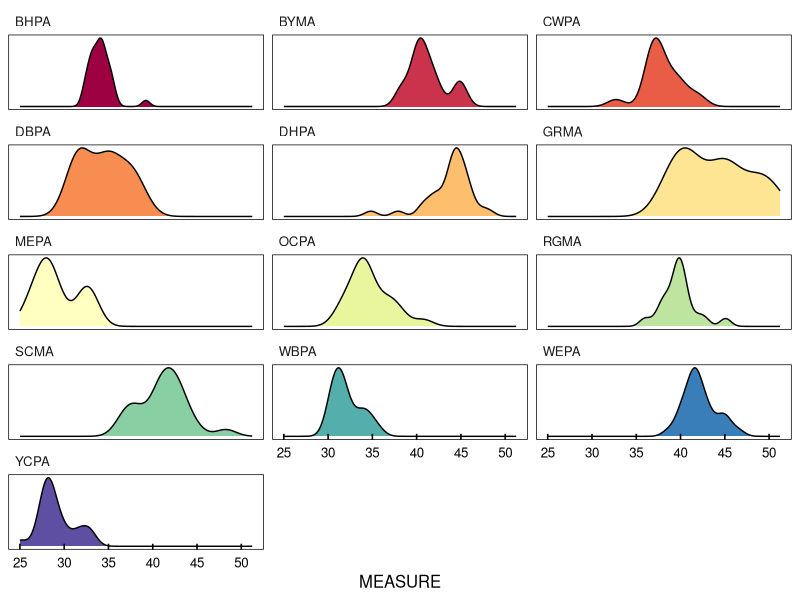
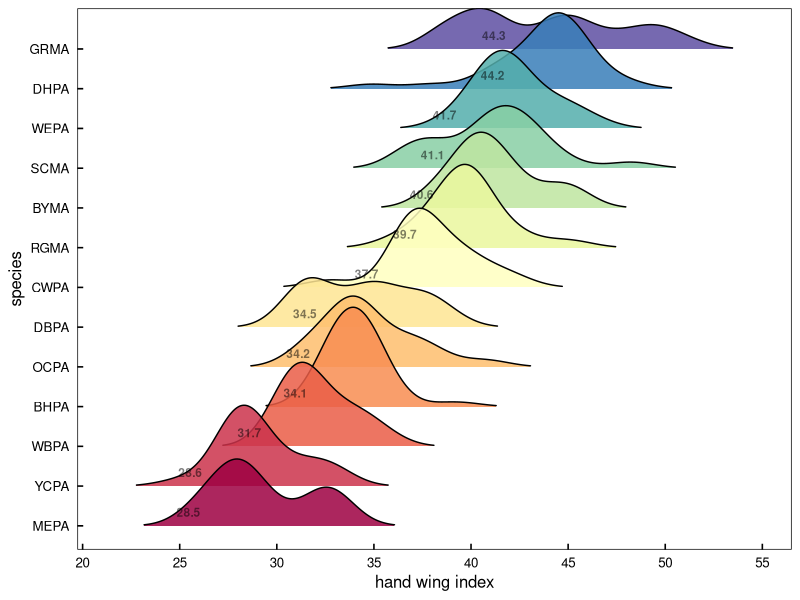
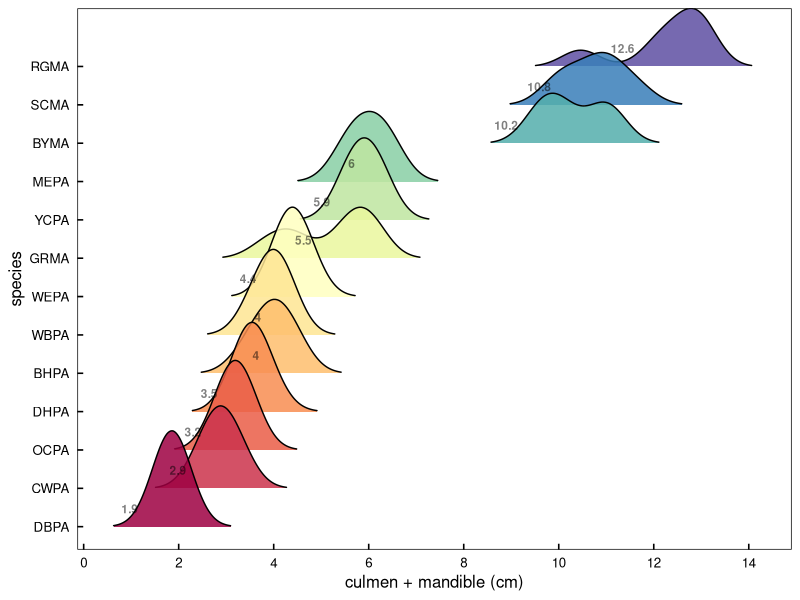
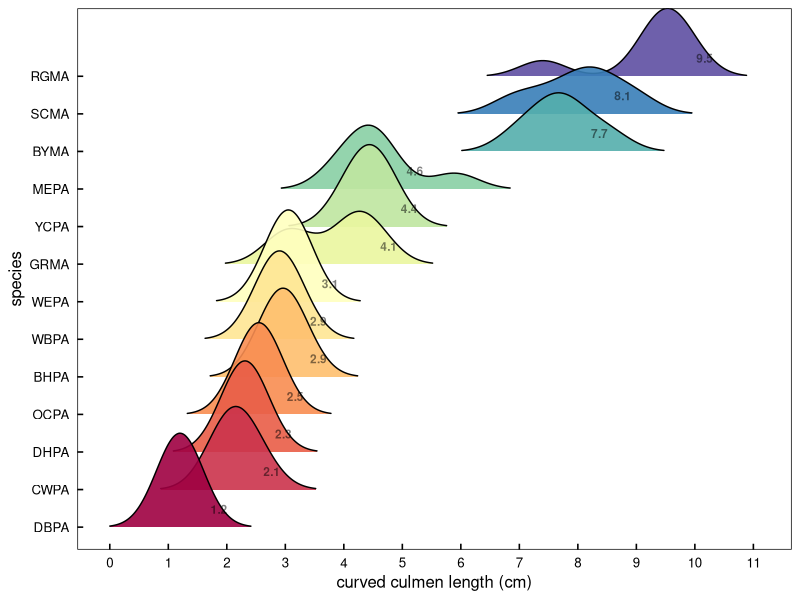
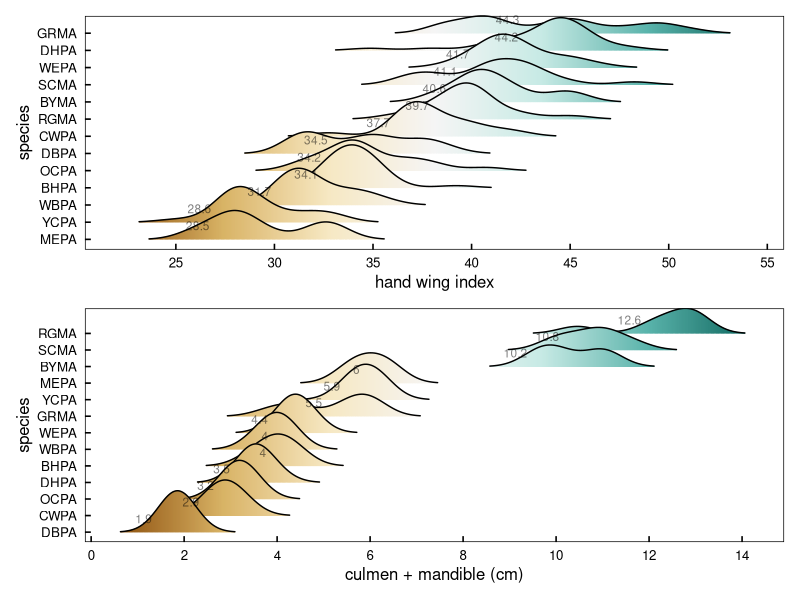
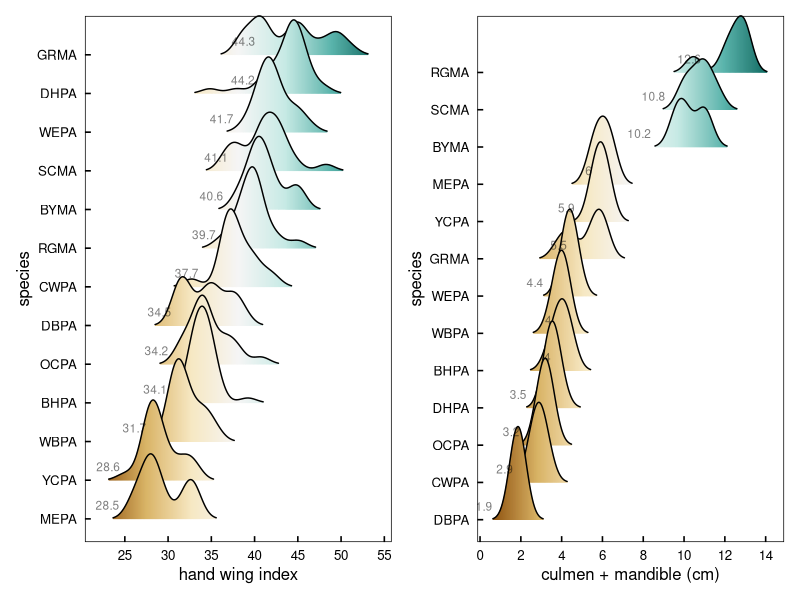

Generate these figures, in order, with R:
#### this script is exploring the morphometric data 
#### from parrots, macaws, and parakeets measured in museums
#### interested in factors contributing to social roles and hierarchies


library(ggplot2)      # plotting and viz
library(plyr)         # legacy df manipulation
library(dplyr)        # variable grouping and manipulation
library(reshape)      # legacy df manipulation
library(data.table)   # legacy functions on df 
library(tidyr)        # gathering and spreading
library(zoo)          # roll mean
library(ggthemes)     # helpful ggplot themes
library(forcats)
library(scales)
library(RColorBrewer) # pretty colors
library(ggridges)
library(colorspace)
library(patchwork)


# my custom ggplot theme
# I loathe the default thick grey lines
themeKV <- theme_few()+
  theme(strip.background = element_blank(),
        axis.line = element_blank(),
        axis.text.x = element_text(colour = "black", margin = margin(0.2, unit = "cm")),
        axis.text.y = element_text(colour = "black", margin = margin(c(1, 0.2), unit = "cm")),
        axis.ticks.x = element_line(colour = "black"), axis.ticks.y = element_line(colour = "black"),
        axis.ticks.length=unit(-0.15, "cm"),element_line(colour = "black", linewidth=.25),
        panel.border = element_rect(colour = "black", fill=NA, linewidth=.5),
        legend.title=element_blank(),
        strip.text=element_text(hjust=0))


#### read in morphometric data
# setwd("/Users/kylevanhoutan/colpa_flock/")
morphs <- read.csv('data/museo_morphs.csv')

#### subset full data set for just wing data 
# focusing here on dispersal ability, so pulling "wing_Hwi" 
# wing_Hwi = hand wing index from Claramunt & Wright 2017, https://doi.org/10.1201/9781315120454
morph_HWi <- subset(morphs, MORPH == "wing_Hwi")
morph_HWi <- morph_HWi[!(morph_HWi$CODE == ""), ]  # remove blank entries in species CODE, for congeners that haven't been rescaled and assigned a CODE

# make a density plot, facet by species CODE
colourCount = length(unique(morph_HWi$CODE)) # but first expand the 11 brewer palette categories
getPalette = colorRampPalette(brewer.pal(11, "Spectral")) # interpolate colors to fit the 13 parrot species

# then make the plot and call in the expanded Brewer pal
ggplot(morph_HWi, aes(x = MEASURE, fill = CODE)) + 
  themeKV + theme(legend.position = "none") +
  scale_fill_manual(values = getPalette(colourCount)) +
  #  scale_fill_brewer(palette = "Spectral") +
  theme(axis.text.y = element_blank(),
        axis.title.y = element_blank(),
        axis.ticks.y = element_blank()) +
    geom_density() +
  facet_wrap(~CODE, ncol=3, scales = "free_y") +
  scale_x_continuous(breaks = seq(20, 50, by = 5))

# same data, but using ridgeline plot w/o faceting
# again use above expanded Brewer palette
ggplot(morph_HWi, aes(x = MEASURE, y = fct_reorder(CODE,MEASURE), fill = fct_reorder(CODE,MEASURE))) + 
# both y and fill are reordered by CODE's median value of MEASURE 
  themeKV + theme(legend.position = "none") +
  scale_fill_manual(values = getPalette(colourCount)) +
  geom_density_ridges(scale = 2.5, alpha = 0.85, size = 0.25, rel_min_height = 0.01, bandwidth = 1.2) +
  stat_summary(geom = "text", fontface = "bold", alpha = 0.5, size = 3, vjust = -1, hjust = 3,
               fun = "median", aes(label = round(after_stat(x), 1))) +
  scale_x_continuous(breaks = seq(20, 60, by = 5)) + 
  xlab("hand wing index") + ylab("species")


# same data, but ridgeline plot continuous x axis fill 
p1 <- ggplot(morph_HWi, aes(x = MEASURE, y = fct_reorder(CODE,MEASURE), fill = after_stat(x))) + 
  # just y is reordered by CODE's median value of MEASURE of HWi 
  themeKV + theme(legend.position = "none") +
  scale_fill_distiller(#type = "div",
                       palette = "BrBG",
                       direction = 1) +
  geom_density_ridges_gradient(scale = 2.5, alpha = 0.85, size = 0.25, rel_min_height = 0.01, bandwidth = 1) +
  stat_summary(geom = "text", alpha = 0.5, size = 3, vjust = -1, hjust = 2.5,
               fun = "median", aes(label = round(after_stat(x), 1))) +
  scale_x_continuous(breaks = seq(25, 55, by = 5)) + 
  xlab("hand wing index") + ylab("species")


#### subset full data set for beak data
# focusing here on beak as a weapon, so want size
# pulling "culm_mand_SL" 
# culm_mand_SL = cumulative straight length of culmen and mandible in cm
morph_CMs <- subset(morphs, MORPH == "culm_mand_SL")
morph_CMs <- morph_CMs[!(morph_CMs$CODE == ""), ]  # remove blank entries in species CODE, for congeners that haven't been rescaled and assigned a CODE


colourCount = length(unique(morph_CMs$CODE))
getPalette = colorRampPalette(brewer.pal(11, "Spectral"))

# make ridgeline/joy plot of beak size
ggplot(morph_CMs, aes(x = MEASURE, y = fct_reorder(CODE,MEASURE), fill = fct_reorder(CODE,MEASURE))) + 
  # both y and fill are reordered by CODE's median value of MEASURE 
  themeKV + theme(legend.position = "none") +
  scale_fill_manual(values = getPalette(colourCount)) +
  geom_density_ridges(scale = 2.5, alpha = 0.85, size = 0.25, rel_min_height = 0.01, bandwidth = 0.4) +
  stat_summary(geom = "text", fontface = "bold", alpha = 0.5, size = 3, vjust = -1.5, hjust = 3,
               fun = "median", aes(label = round(after_stat(x), 1))) +
  scale_x_continuous(breaks = seq(0, 16, by = 2)) + 
  xlab("culmen + mandible (cm)") + ylab("species")


# same data, but ridgeline plot continuous x axis fill 
p2 <- ggplot(morph_CMs, aes(x = MEASURE, y = fct_reorder(CODE,MEASURE), fill = after_stat(x))) + 
  # just y is reordered by CODE's median value of MEASURE of CMs
  themeKV + theme(legend.position = "none") +
  scale_fill_distiller(type = "div",
                       palette = "BrBG",
                       direction = 1) +
  geom_density_ridges_gradient(scale = 2.5, alpha = 0.85, size = 0.25, rel_min_height = 0.01, bandwidth = 0.4) +
  stat_summary(geom = "text", alpha = 0.5, size = 3, vjust = -1, hjust = 2.5,
               fun = "median", aes(label = round(after_stat(x), 1))) +
  scale_x_continuous(breaks = seq(0, 16, by = 2)) + 
  xlab("culmen + mandible (cm)") + ylab("species")



#### subset full data set for beak data
# focusing here on beak as a weapon, so want size
# pulling "culmen_CL" 
# culmen_CL = curved culmen length in cm
morph_CCL <- subset(morphs, MORPH == "culmen_CL")
morph_CCL <- morph_CCL[!(morph_CCL$CODE == ""), ]  # remove blank entries in species CODE, for congeners that haven't been rescaled and assigned a CODE

colourCount = length(unique(morph_CCL$CODE))
getPalette = colorRampPalette(brewer.pal(11, "Spectral"))

# make ridgeline/joy plot of beak size
ggplot(morph_CCL, aes(x = MEASURE, y = fct_reorder(CODE,MEASURE), fill = fct_reorder(CODE,MEASURE))) + 
  # both y and fill are reordered by CODE's median value of MEASURE 
  themeKV + theme(legend.position = "none") +
  scale_fill_manual(values = getPalette(colourCount)) +
  geom_density_ridges(scale = 2.5, alpha = 0.9, size = 0.25, rel_min_height = 0.01, bandwidth = 0.4) +
  scale_x_continuous(breaks = seq(0, 12, by = 1)) + 
  stat_summary(geom = "text", fontface = "bold", alpha = 0.5, size = 3, vjust = -1.5, hjust = -1.8,
               fun = "median", aes(label = round(after_stat(x), 1))) +
  xlab("curved culmen length (cm)") + ylab("species")


# 1 col vers
p1 / p2

# 2 col vers 
p1 + p2
